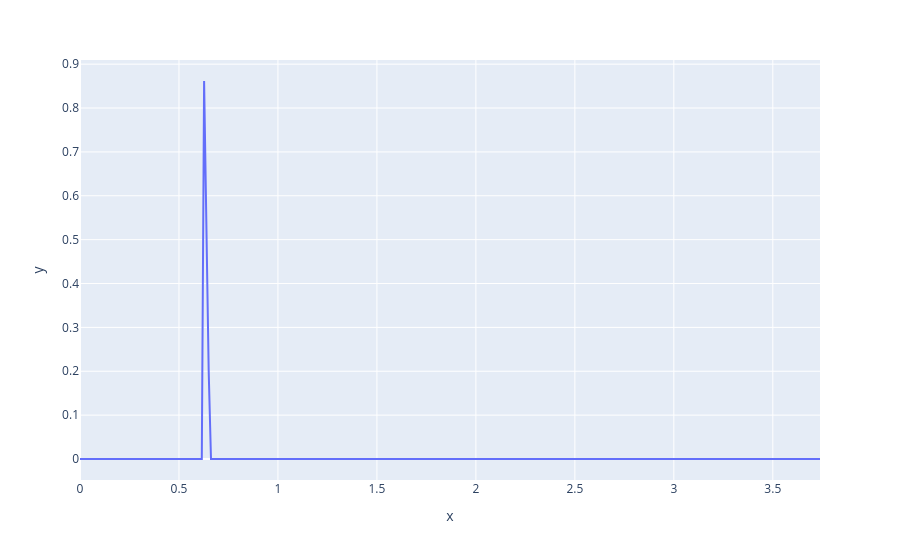

The code cell stored with this chart in its notebook:
### Code cell
px.line(x=times, y=notes_onset_env[2])

### Figure 1 — Plotly figure (JSON) as saved in the notebook; plotly's stock layout.template omitted (floating-point values rounded to 4 significant figures; data arrays with more than 128 entries replaced by an {"elided": "..."} marker saying what was removed)
{"data": [{"hovertemplate": "x=%{x}<br>y=%{y}<extra></extra>", "legendgroup": "", "line": {"color": "#636efa", "dash": "solid"}, "marker": {"symbol": "circle"}, "mode": "lines", "name": "", "orientation": "v", "showlegend": false, "type": "scatter", "x": {"elided": "323 float values"}, "xaxis": "x", "y": {"elided": "323 float values"}, "yaxis": "y"}], "layout": {"legend": {"tracegroupgap": 0}, "margin": {"t": 60}, "xaxis": {"anchor": "y", "domain": [0, 1], "title": {"text": "x"}}, "yaxis": {"anchor": "x", "domain": [0, 1], "title": {"text": "y"}}}}
